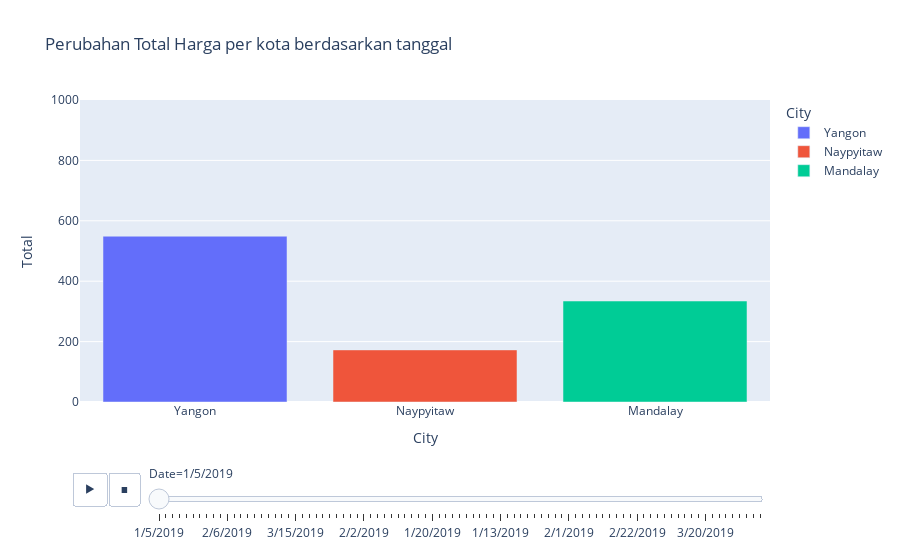

The notebook cell this image was saved under:
### Code cell
px.bar(df,x='City',y='Total',color='City',animation_frame='Date',title='Perubahan Total Harga per kota berdasarkan tanggal',
      animation_group="Branch", range_y=[0,1000])

### Figure 1 — Plotly figure (JSON) as saved in the notebook; plotly's stock layout.template omitted (floating-point values rounded to 4 significant figures)
{"data": [{"alignmentgroup": "True", "hovertemplate": "City=%{x}<br>Date=1/5/2019<br>Total=%{y}<extra></extra>", "ids": ["A", "A", "A", "A", "A"], "legendgroup": "Yangon", "marker": {"color": "#636efa", "pattern": {"shape": ""}}, "name": "Yangon", "offsetgroup": "Yangon", "orientation": "v", "showlegend": true, "textposition": "auto", "type": "bar", "x": ["Yangon", "Yangon", "Yangon", "Yangon", "Yangon"], "xaxis": "x", "y": [549.0, 263.1, 297.1, 225.3, 690.0], "yaxis": "y"}, {"alignmentgroup": "True", "hovertemplate": "City=%{x}<br>Date=1/5/2019<br>Total=%{y}<extra></extra>", "ids": ["C", "C", "C", "C"], "legendgroup": "Naypyitaw", "marker": {"color": "#EF553B", "pattern": {"shape": ""}}, "name": "Naypyitaw", "offsetgroup": "Naypyitaw", "orientation": "v", "showlegend": true, "textposition": "auto", "type": "bar", "x": ["Naypyitaw", "Naypyitaw", "Naypyitaw", "Naypyitaw"], "xaxis": "x", "y": [172.5, 33.49, 239.6, 579.8], "yaxis": "y"}, {"alignmentgroup": "True", "hovertemplate": "City=%{x}<br>Date=1/5/2019<br>Total=%{y}<extra></extra>", "ids": ["B", "B", "B"], "legendgroup": "Mandalay", "marker": {"color": "#00cc96", "pattern": {"shape": ""}}, "name": "Mandalay", "offsetgroup": "Mandalay", "orientation": "v", "showlegend": true, "textposition": "auto", "type": "bar", "x": ["Mandalay", "Mandalay", "Mandalay"], "xaxis": "x", "y": [334.3, 77.66, 74.76], "yaxis": "y"}], "layout": {"barmode": "relative", "legend": {"title": {"text": "City"}, "tracegroupgap": 0}, "sliders": [{"active": 0, "currentvalue": {"prefix": "Date="}, "len": 0.9, "pad": {"b": 10, "t": 60}, "steps": [{"args": [["1/5/2019"], {"frame": {"duration": 0, "redraw": true}, "fromcurrent": true, "mode": "immediate", "transition": {"duration": 0, "easing": "linear"}}], "label": "1/5/2019", "method": "animate"}, {"args": [["3/8/2019"], {"frame": {"duration": 0, "redraw": true}, "fromcurrent": true, "mode": "immediate", "transition": {"duration": 0, "easing": "linear"}}], "label": "3/8/2019", "method": "animate"}, {"args": [["3/3/2019"], {"frame": {"duration": 0, "redraw": true}, "fromcurrent": true, "mode": "immediate", "transition": {"duration": 0, "easing": "linear"}}], "label": "3/3/2019", "method": "animate"}, {"args": [["1/27/2019"], {"frame": {"duration": 0, "redraw": true}, "fromcurrent": true, "mode": "immediate", "transition": {"duration": 0, "easing": "linear"}}], "label": "1/27/2019", "method": "animate"}, {"args": [["2/8/2019"], {"frame": {"duration": 0, "redraw": true}, "fromcurrent": true, "mode": "immediate", "transition": {"duration": 0, "easing": "linear"}}], "label": "2/8/2019", "method": "animate"}, {"args": [["3/25/2019"], {"frame": {"duration": 0, "redraw": true}, "fromcurrent": true, "mode": "immediate", "transition": {"duration": 0, "easing": "linear"}}], "label": "3/25/2019", "method": "animate"}, {"args": [["2/25/2019"], {"frame": {"duration": 0, "redraw": true}, "fromcurrent": true, "mode": "immediate", "transition": {"duration": 0, "easing": "linear"}}], "label": "2/25/2019", "method": "animate"}, {"args": [["2/24/2019"], {"frame": {"duration": 0, "redraw": true}, "fromcurrent": true, "mode": "immediate", "transition": {"duration": 0, "easing": "linear"}}], "label": "2/24/2019", "method": "animate"}, {"args": [["1/10/2019"], {"frame": {"duration": 0, "redraw": true}, "fromcurrent": true, "mode": "immediate", "transition": {"duration": 0, "easing": "linear"}}], "label": "1/10/2019", "method": "animate"}, {"args": [["2/20/2019"], {"frame": {"duration": 0, "redraw": true}, "fromcurrent": true, "mode": "immediate", "transition": {"duration": 0, "easing": "linear"}}], "label": "2/20/2019", "method": "animate"}, {"args": [["2/6/2019"], {"frame": {"duration": 0, "redraw": true}, "fromcurrent": true, "mode": "immediate", "transition": {"duration": 0, "easing": "linear"}}], "label": "2/6/2019", "method": "animate"}, {"args": [["3/9/2019"], {"frame": {"duration": 0, "redraw": true}, "fromcurrent": true, "mode": "immediate", "transition": {"duration": 0, "easing": "linear"}}], "label": "3/9/2019", "method": "animate"}, {"args": [["2/12/2019"], {"frame": {"duration": 0, "redraw": true}, "fromcurrent": true, "mode": "immediate", "transition": {"duration": 0, "easing": "linear"}}], "label": "2/12/2019", "method": "animate"}, {"args": [["2/7/2019"], {"frame": {"duration": 0, "redraw": true}, "fromcurrent": true, "mode": "immediate", "transition": {"duration": 0, "easing": "linear"}}], "label": "2/7/2019", "method": "animate"}, {"args": [["3/29/2019"], {"frame": {"duration": 0, "redraw": true}, "fromcurrent": true, "mode": "immediate", "transition": {"duration": 0, "easing": "linear"}}], "label": "3/29/2019", "method": "animate"}, {"args": [["1/15/2019"], {"frame": {"duration": 0, "redraw": true}, "fromcurrent": true, "mode": "immediate", "transition": {"duration": 0, "easing": "linear"}}], "label": "1/15/2019", "method": "animate"}, {"args": [["3/11/2019"], {"frame": {"duration": 0, "redraw": true}, "fromcurrent": true, "mode": "immediate", "transition": {"duration": 0, "easing": "linear"}}], "label": "3/11/2019", "method": "animate"}, {"args": [["1/1/2019"], {"frame": {"duration": 0, "redraw": true}, "fromcurrent": true, "mode": "immediate", "transition": {"duration": 0, "easing": "linear"}}], "label": "1/1/2019", "method": "animate"}, {"args": [["1/21/2019"], {"frame": {"duration": 0, "redraw": true}, "fromcurrent": true, "mode": "immediate", "transition": {"duration": 0, "easing": "linear"}}], "label": "1/21/2019", "method": "animate"}, {"args": [["3/5/2019"], {"frame": {"duration": 0, "redraw": true}, "fromcurrent": true, "mode": "immediate", "transition": {"duration": 0, "easing": "linear"}}], "label": "3/5/2019", "method": "animate"}, {"args": [["3/15/2019"], {"frame": {"duration": 0, "redraw": true}, "fromcurrent": true, "mode": "immediate", "transition": {"duration": 0, "easing": "linear"}}], "label": "3/15/2019", "method": "animate"}, {"args": [["2/17/2019"], {"frame": {"duration": 0, "redraw": true}, "fromcurrent": true, "mode": "immediate", "transition": {"duration": 0, "easing": "linear"}}], "label": "2/17/2019", "method": "animate"}, {"args": [["3/2/2019"], {"frame": {"duration": 0, "redraw": true}, "fromcurrent": true, "mode": "immediate", "transition": {"duration": 0, "easing": "linear"}}], "label": "3/2/2019", "method": "animate"}, {"args": [["3/22/2019"], {"frame": {"duration": 0, "redraw": true}, "fromcurrent": true, "mode": "immediate", "transition": {"duration": 0, "easing": "linear"}}], "label": "3/22/2019", "method": "animate"}, {"args": [["3/10/2019"], {"frame": {"duration": 0, "redraw": true}, "fromcurrent": true, "mode": "immediate", "transition": {"duration": 0, "easing": "linear"}}], "label": "3/10/2019", "method": "animate"}, {"args": [["1/25/2019"], {"frame": {"duration": 0, "redraw": true}, "fromcurrent": true, "mode": "immediate", "transition": {"duration": 0, "easing": "linear"}}], "label": "1/25/2019", "method": "animate"}, {"args": [["1/28/2019"], {"frame": {"duration": 0, "redraw": true}, "fromcurrent": true, "mode": "immediate", "transition": {"duration": 0, "easing": "linear"}}], "label": "1/28/2019", "method": "animate"}, {"args": [["1/7/2019"], {"frame": {"duration": 0, "redraw": true}, "fromcurrent": true, "mode": "immediate", "transition": {"duration": 0, "easing": "linear"}}], "label": "1/7/2019", "method": "animate"}, {"args": [["3/23/2019"], {"frame": {"duration": 0, "redraw": true}, "fromcurrent": true, "mode": "immediate", "transition": {"duration": 0, "easing": "linear"}}], "label": "3/23/2019", "method": "animate"}, {"args": [["1/17/2019"], {"frame": {"duration": 0, "redraw": true}, "fromcurrent": true, "mode": "immediate", "transition": {"duration": 0, "easing": "linear"}}], "label": "1/17/2019", "method": "animate"}, {"args": [["2/2/2019"], {"frame": {"duration": 0, "redraw": true}, "fromcurrent": true, "mode": "immediate", "transition": {"duration": 0, "easing": "linear"}}], "label": "2/2/2019", "method": "animate"}, {"args": [["3/4/2019"], {"frame": {"duration": 0, "redraw": true}, "fromcurrent": true, "mode": "immediate", "transition": {"duration": 0, "easing": "linear"}}], "label": "3/4/2019", "method": "animate"}, {"args": [["3/16/2019"], {"frame": {"duration": 0, "redraw": true}, "fromcurrent": true, "mode": "immediate", "transition": {"duration": 0, "easing": "linear"}}], "label": "3/16/2019", "method": "animate"}, {"args": [["2/27/2019"], {"frame": {"duration": 0, "redraw": true}, "fromcurrent": true, "mode": "immediate", "transition": {"duration": 0, "easing": "linear"}}], "label": "2/27/2019", "method": "animate"}, {"args": [["2/10/2019"], {"frame": {"duration": 0, "redraw": true}, "fromcurrent": true, "mode": "immediate", "transition": {"duration": 0, "easing": "linear"}}], "label": "2/10/2019", "method": "animate"}, {"args": [["3/19/2019"], {"frame": {"duration": 0, "redraw": true}, "fromcurrent": true, "mode": "immediate", "transition": {"duration": 0, "easing": "linear"}}], "label": "3/19/2019", "method": "animate"}, {"args": [["2/3/2019"], {"frame": {"duration": 0, "redraw": true}, "fromcurrent": true, "mode": "immediate", "transition": {"duration": 0, "easing": "linear"}}], "label": "2/3/2019", "method": "animate"}, {"args": [["3/7/2019"], {"frame": {"duration": 0, "redraw": true}, "fromcurrent": true, "mode": "immediate", "transition": {"duration": 0, "easing": "linear"}}], "label": "3/7/2019", "method": "animate"}, {"args": [["2/28/2019"], {"frame": {"duration": 0, "redraw": true}, "fromcurrent": true, "mode": "immediate", "transition": {"duration": 0, "easing": "linear"}}], "label": "2/28/2019", "method": "animate"}, {"args": [["3/27/2019"], {"frame": {"duration": 0, "redraw": true}, "fromcurrent": true, "mode": "immediate", "transition": {"duration": 0, "easing": "linear"}}], "label": "3/27/2019", "method": "animate"}, {"args": [["1/20/2019"], {"frame": {"duration": 0, "redraw": true}, "fromcurrent": true, "mode": "immediate", "transition": {"duration": 0, "easing": "linear"}}], "label": "1/20/2019", "method": "animate"}, {"args": [["3/12/2019"], {"frame": {"duration": 0, "redraw": true}, "fromcurrent": true, "mode": "immediate", "transition": {"duration": 0, "easing": "linear"}}], "label": "3/12/2019", "method": "animate"}, {"args": [["2/15/2019"], {"frame": {"duration": 0, "redraw": true}, "fromcurrent": true, "mode": "immediate", "transition": {"duration": 0, "easing": "linear"}}], "label": "2/15/2019", "method": "animate"}, {"args": [["3/6/2019"], {"frame": {"duration": 0, "redraw": true}, "fromcurrent": true, "mode": "immediate", "transition": {"duration": 0, "easing": "linear"}}], "label": "3/6/2019", "method": "animate"}, {"args": [["2/14/2019"], {"frame": {"duration": 0, "redraw": true}, "fromcurrent": true, "mode": "immediate", "transition": {"duration": 0, "easing": "linear"}}], "label": "2/14/2019", "method": "animate"}, {"args": [["3/13/2019"], {"frame": {"duration": 0, "redraw": true}, "fromcurrent": true, "mode": "immediate", "transition": {"duration": 0, "easing": "linear"}}], "label": "3/13/2019", "method": "animate"}, {"args": [["1/24/2019"], {"frame": {"duration": 0, "redraw": true}, "fromcurrent": true, "mode": "immediate", "transition": {"duration": 0, "easing": "linear"}}], "label": "1/24/2019", "method": "animate"}, {"args": [["1/6/2019"], {"frame": {"duration": 0, "redraw": true}, "fromcurrent": true, "mode": "immediate", "transition": {"duration": 0, "easing": "linear"}}], "label": "1/6/2019", "method": "animate"}, {"args": [["2/11/2019"], {"frame": {"duration": 0, "redraw": true}, "fromcurrent": true, "mode": "immediate", "transition": {"duration": 0, "easing": "linear"}}], "label": "2/11/2019", "method": "animate"}, {"args": [["1/22/2019"], {"frame": {"duration": 0, "redraw": true}, "fromcurrent": true, "mode": "immediate", "transition": {"duration": 0, "easing": "linear"}}], "label": "1/22/2019", "method": "animate"}, {"args": [["1/13/2019"], {"frame": {"duration": 0, "redraw": true}, "fromcurrent": true, "mode": "immediate", "transition": {"duration": 0, "easing": "linear"}}], "label": "1/13/2019", "method": "animate"}, {"args": [["1/9/2019"], {"frame": {"duration": 0, "redraw": true}, "fromcurrent": true, "mode": "immediate", "transition": {"duration": 0, "easing": "linear"}}], "label": "1/9/2019", "method": "animate"}, {"args": [["1/12/2019"], {"frame": {"duration": 0, "redraw": true}, "fromcurrent": true, "mode": "immediate", "transition": {"duration": 0, "easing": "linear"}}], "label": "1/12/2019", "method": "animate"}, {"args": [["1/26/2019"], {"frame": {"duration": 0, "redraw": true}, "fromcurrent": true, "mode": "immediate", "transition": {"duration": 0, "easing": "linear"}}], "label": "1/26/2019", "method": "animate"}, {"args": [["1/23/2019"], {"frame": {"duration": 0, "redraw": true}, "fromcurrent": true, "mode": "immediate", "transition": {"duration": 0, "easing": "linear"}}], "label": "1/23/2019", "method": "animate"}, {"args": [["2/23/2019"], {"frame": {"duration": 0, "redraw": true}, "fromcurrent": true, "mode": "immediate", "transition": {"duration": 0, "easing": "linear"}}], "label": "2/23/2019", "method": "animate"}, {"args": [["1/2/2019"], {"frame": {"duration": 0, "redraw": true}, "fromcurrent": true, "mode": "immediate", "transition": {"duration": 0, "easing": "linear"}}], "label": "1/2/2019", "method": "animate"}, {"args": [["2/9/2019"], {"frame": {"duration": 0, "redraw": true}, "fromcurrent": true, "mode": "immediate", "transition": {"duration": 0, "easing": "linear"}}], "label": "2/9/2019", "method": "animate"}, {"args": [["3/26/2019"], {"frame": {"duration": 0, "redraw": true}, "fromcurrent": true, "mode": "immediate", "transition": {"duration": 0, "easing": "linear"}}], "label": "3/26/2019", "method": "animate"}, {"args": [["3/1/2019"], {"frame": {"duration": 0, "redraw": true}, "fromcurrent": true, "mode": "immediate", "transition": {"duration": 0, "easing": "linear"}}], "label": "3/1/2019", "method": "animate"}, {"args": [["2/1/2019"], {"frame": {"duration": 0, "redraw": true}, "fromcurrent": true, "mode": "immediate", "transition": {"duration": 0, "easing": "linear"}}], "label": "2/1/2019", "method": "animate"}, {"args": [["3/28/2019"], {"frame": {"duration": 0, "redraw": true}, "fromcurrent": true, "mode": "immediate", "transition": {"duration": 0, "easing": "linear"}}], "label": "3/28/2019", "method": "animate"}, {"args": [["3/24/2019"], {"frame": {"duration": 0, "redraw": true}, "fromcurrent": true, "mode": "immediate", "transition": {"duration": 0, "easing": "linear"}}], "label": "3/24/2019", "method": "animate"}, {"args": [["2/5/2019"], {"frame": {"duration": 0, "redraw": true}, "fromcurrent": true, "mode": "immediate", "transition": {"duration": 0, "easing": "linear"}}], "label": "2/5/2019", "method": "animate"}, {"args": [["1/19/2019"], {"frame": {"duration": 0, "redraw": true}, "fromcurrent": true, "mode": "immediate", "transition": {"duration": 0, "easing": "linear"}}], "label": "1/19/2019", "method": "animate"}, {"args": [["1/16/2019"], {"frame": {"duration": 0, "redraw": true}, "fromcurrent": true, "mode": "immediate", "transition": {"duration": 0, "easing": "linear"}}], "label": "1/16/2019", "method": "animate"}, {"args": [["1/8/2019"], {"frame": {"duration": 0, "redraw": true}, "fromcurrent": true, "mode": "immediate", "transition": {"duration": 0, "easing": "linear"}}], "label": "1/8/2019", "method": "animate"}, {"args": [["2/18/2019"], {"frame": {"duration": 0, "redraw": true}, "fromcurrent": true, "mode": "immediate", "transition": {"duration": 0, "easing": "linear"}}], "label": "2/18/2019", "method": "animate"}, {"args": [["1/18/2019"], {"frame": {"duration": 0, "redraw": true}, "fromcurrent": true, "mode": "immediate", "transition": {"duration": 0, "easing": "linear"}}], "label": "1/18/2019", "method": "animate"}, {"args": [["2/16/2019"], {"frame": {"duration": 0, "redraw": true}, "fromcurrent": true, "mode": "immediate", "transition": {"duration": 0, "easing": "linear"}}], "label": "2/16/2019", "method": "animate"}, {"args": [["2/22/2019"], {"frame": {"duration": 0, "redraw": true}, "fromcurrent": true, "mode": "immediate", "transition": {"duration": 0, "easing": "linear"}}], "label": "2/22/2019", "method": "animate"}, {"args": [["1/29/2019"], {"frame": {"duration": 0, "redraw": true}, "fromcurrent": true, "mode": "immediate", "transition": {"duration": 0, "easing": "linear"}}], "label": "1/29/2019", "method": "animate"}, {"args": [["1/4/2019"], {"frame": {"duration": 0, "redraw": true}, "fromcurrent": true, "mode": "immediate", "transition": {"duration": 0, "easing": "linear"}}], "label": "1/4/2019", "method": "animate"}, {"args": [["3/30/2019"], {"frame": {"duration": 0, "redraw": true}, "fromcurrent": true, "mode": "immediate", "transition": {"duration": 0, "easing": "linear"}}], "label": "3/30/2019", "method": "animate"}, {"args": [["1/30/2019"], {"frame": {"duration": 0, "redraw": true}, "fromcurrent": true, "mode": "immediate", "transition": {"duration": 0, "easing": "linear"}}], "label": "1/30/2019", "method": "animate"}, {"args": [["1/3/2019"], {"frame": {"duration": 0, "redraw": true}, "fromcurrent": true, "mode": "immediate", "transition": {"duration": 0, "easing": "linear"}}], "label": "1/3/2019", "method": "animate"}, {"args": [["3/21/2019"], {"frame": {"duration": 0, "redraw": true}, "fromcurrent": true, "mode": "immediate", "transition": {"duration": 0, "easing": "linear"}}], "label": "3/21/2019", "method": "animate"}, {"args": [["2/13/2019"], {"frame": {"duration": 0, "redraw": true}, "fromcurrent": true, "mode": "immediate", "transition": {"duration": 0, "easing": "linear"}}], "label": "2/13/2019", "method": "animate"}, {"args": [["1/14/2019"], {"frame": {"duration": 0, "redraw": true}, "fromcurrent": true, "mode": "immediate", "transition": {"duration": 0, "easing": "linear"}}], "label": "1/14/2019", "method": "animate"}, {"args": [["3/18/2019"], {"frame": {"duration": 0, "redraw": true}, "fromcurrent": true, "mode": "immediate", "transition": {"duration": 0, "easing": "linear"}}], "label": "3/18/2019", "method": "animate"}, {"args": [["3/20/2019"], {"frame": {"duration": 0, "redraw": true}, "fromcurrent": true, "mode": "immediate", "transition": {"duration": 0, "easing": "linear"}}], "label": "3/20/2019", "method": "animate"}, {"args": [["2/21/2019"], {"frame": {"duration": 0, "redraw": true}, "fromcurrent": true, "mode": "immediate", "transition": {"duration": 0, "easing": "linear"}}], "label": "2/21/2019", "method": "animate"}, {"args": [["1/31/2019"], {"frame": {"duration": 0, "redraw": true}, "fromcurrent": true, "mode": "immediate", "transition": {"duration": 0, "easing": "linear"}}], "label": "1/31/2019", "method": "animate"}, {"args": [["1/11/2019"], {"frame": {"duration": 0, "redraw": true}, "fromcurrent": true, "mode": "immediate", "transition": {"duration": 0, "easing": "linear"}}], "label": "1/11/2019", "method": "animate"}, {"args": [["2/26/2019"], {"frame": {"duration": 0, "redraw": true}, "fromcurrent": true, "mode": "immediate", "transition": {"duration": 0, "easing": "linear"}}], "label": "2/26/2019", "method": "animate"}, {"args": [["3/17/2019"], {"frame": {"duration": 0, "redraw": true}, "fromcurrent": true, "mode": "immediate", "transition": {"duration": 0, "easing": "linear"}}], "label": "3/17/2019", "method": "animate"}, {"args": [["3/14/2019"], {"frame": {"duration": 0, "redraw": true}, "fromcurrent": true, "mode": "immediate", "transition": {"duration": 0, "easing": "linear"}}], "label": "3/14/2019", "method": "animate"}, {"args": [["2/4/2019"], {"frame": {"duration": 0, "redraw": true}, "fromcurrent": true, "mode": "immediate", "transition": {"duration": 0, "easing": "linear"}}], "label": "2/4/2019", "method": "animate"}, {"args": [["2/19/2019"], {"frame": {"duration": 0, "redraw": true}, "fromcurrent": true, "mode": "immediate", "transition": {"duration": 0, "easing": "linear"}}], "label": "2/19/2019", "method": "animate"}], "x": 0.1, "xanchor": "left", "y": 0, "yanchor": "top"}], "title": {"text": "Perubahan Total Harga per kota berdasarkan tanggal"}, "updatemenus": [{"buttons": [{"args": [null, {"frame": {"duration": 500, "redraw": true}, "fromcurrent": true, "mode": "immediate", "transition": {"duration": 500, "easing": "linear"}}], "label": "&#9654;", "method": "animate"}, {"args": [[null], {"frame": {"duration": 0, "redraw": true}, "fromcurrent": true, "mode": "immediate", "transition": {"duration": 0, "easing": "linear"}}], "label": "&#9724;", "method": "animate"}], "direction": "left", "pad": {"r": 10, "t": 70}, "showactive": false, "type": "buttons", "x": 0.1, "xanchor": "right", "y": 0, "yanchor": "top"}], "xaxis": {"anchor": "y", "categoryarray": ["Yangon", "Naypyitaw", "Mandalay"], "categoryorder": "array", "domain": [0, 1], "title": {"text": "City"}}, "yaxis": {"anchor": "x", "domain": [0, 1], "range": [0, 1000], "title": {"text": "Total"}}}}
